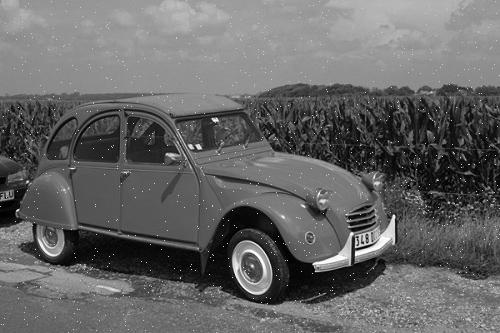
#> input picture M1S8-IAFA/Traitement du signal/CC/assets/voiture_bruite.jpg, 500 x 333 px
$ jupyter execute CC_P3.ipynb
#> lines starting #> are read from the running program, lines starting #| are printed output that depends on the picture
#> further down, image is the input picture: shape (333, 500); min 0, max 255, mean 102.1
# CC

[cell 1]
import matplotlib.pyplot as plt
import numpy as np

[cell 2]
def supprimer_coefficients_rectangulaire(img, pourcentage):
#> called with pourcentage = 0.9
    f = np.fft.fft2(img)
    rows, cols = img.shape
#> rows = 333; cols = 500
    crow, ccol = rows // 2, cols // 2
#> crow = 166; ccol = 250
    rect_size = int(np.sqrt(pourcentage) * rows / 2)
#> rect_size = 157
    start_row = crow - rect_size
#> start_row = 9
    end_row = crow + rect_size
#> end_row = 323
    start_col = ccol - rect_size
#> start_col = 93
    end_col = ccol + rect_size
#> end_col = 407
    f[start_row:end_row, start_col:end_col] = 0
    img_back = np.fft.ifft2(f).real
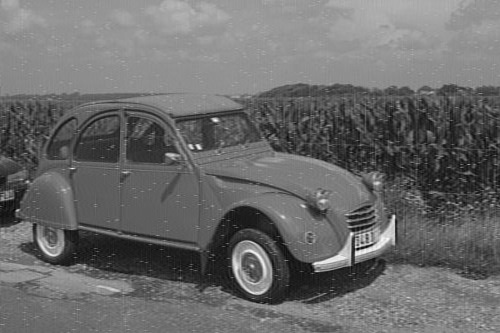
#> img_back: shape (333, 500) float64; min -24.89, max 276.6, mean 102.1; drawn with min black and max white
    return f, img_back

[cell 3]
image = plt.imread('assets/voiture_bruite.jpg')

f, img_debruite = supprimer_coefficients_rectangulaire(
    image, 0.90)

plt.imshow(img_debruite, cmap='gray')
plt.savefig('assets/voiiture_debruite.jpg')
